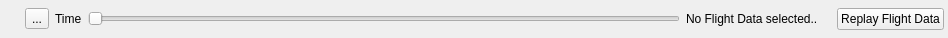
<?xml version="1.0" encoding="UTF-8"?>
<ui version="4.0">
 <class>QGCMAVLinkLogPlayer</class>
 <widget class="QWidget" name="QGCMAVLinkLogPlayer">
  <property name="geometry">
   <rect>
    <x>0</x>
    <y>0</y>
    <width>948</width>
    <height>38</height>
   </rect>
  </property>
  <property name="windowTitle">
   <string>Form</string>
  </property>
  <layout class="QHBoxLayout" name="horizontalLayout">
   <property name="leftMargin">
    <number>12</number>
   </property>
   <property name="topMargin">
    <number>0</number>
   </property>
   <property name="rightMargin">
    <number>4</number>
   </property>
   <property name="bottomMargin">
    <number>0</number>
   </property>
   <item>
    <widget class="QLabel" name="logCurrentTime">
     <property name="text">
      <string/>
     </property>
    </widget>
   </item>
   <item>
    <widget class="QToolButton" name="playButton">
     <property name="toolTip">
      <string>Start to replay Flight Data</string>
     </property>
     <property name="statusTip">
      <string>Start to replay Flight Data</string>
     </property>
     <property name="whatsThis">
      <string>Start to replay Flight Data</string>
     </property>
     <property name="styleSheet">
      <string notr="true"/>
     </property>
     <property name="text">
      <string>...</string>
     </property>
     <property name="icon">
      <iconset>
       <normaloff>:/res/Play</normaloff>:/res/Play</iconset>
     </property>
     <property name="checkable">
      <bool>true</bool>
     </property>
     <property name="checked">
      <bool>false</bool>
     </property>
    </widget>
   </item>
   <item>
    <widget class="QLabel" name="timeLabel">
     <property name="text">
      <string>Time</string>
     </property>
    </widget>
   </item>
   <item>
    <widget class="QSlider" name="positionSlider">
     <property name="maximum">
      <number>10000</number>
     </property>
     <property name="pageStep">
      <number>100</number>
     </property>
     <property name="tracking">
      <bool>false</bool>
     </property>
     <property name="orientation">
      <enum>Qt::Horizontal</enum>
     </property>
    </widget>
   </item>
   <item>
    <widget class="QLabel" name="logFileNameLabel">
     <property name="text">
      <string>No Flight Data selected..</string>
     </property>
    </widget>
   </item>
   <item>
    <widget class="QLabel" name="logLengthTime">
     <property name="text">
      <string/>
     </property>
    </widget>
   </item>
   <item>
    <widget class="QPushButton" name="selectFileButton">
     <property name="toolTip">
      <string>Select the Flight Data to replay</string>
     </property>
     <property name="statusTip">
      <string>Select the Flight Data to replay</string>
     </property>
     <property name="whatsThis">
      <string>Select the Flight Data to replay</string>
     </property>
     <property name="text">
      <string>Replay Flight Data</string>
     </property>
    </widget>
   </item>
  </layout>
 </widget>
 <resources/>
 <connections/>
</ui>
